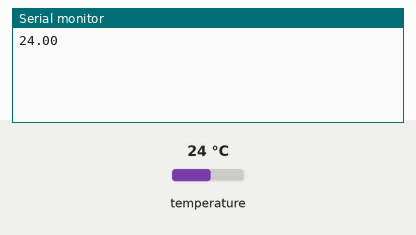
Simulated run of this sketch. Board: Arduino Uno, built with avr-gcc and run on an emulated ATmega328P. Shown: the last lines printed to the serial monitor. The inputs (shaded band) are chosen by the test bench; at power-on: temperature 24 °C. WiFi joins after 1.5 s; servers stay silent unless stated.

Above: at 3.7 s.
3.8 s: temperature set to 12 °C
At 4.4 s:
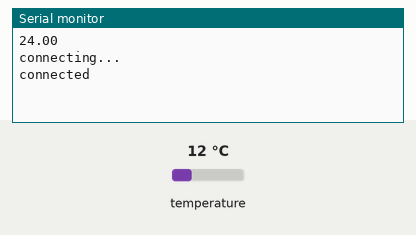
8.9 s: temperature set to 19 °C
At 10.87 s:
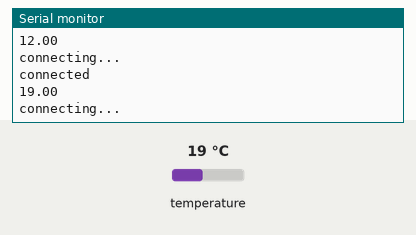
Timing chart, 0 to 12.4 s (numbered marks = the images above; inputs shaded):
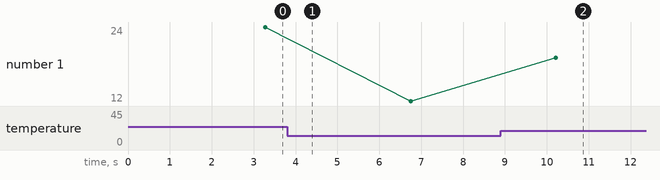

Measured:
- after the input at 8.9 s, the serial monitor: prints a new line after 1.3 s (image 2)
- plotted number 1: 24 → 12 after the input at 3.8 s, 12 → 19 after the input at 8.9 s

The sketch:

termometro_web.ino
```cpp
#include <OneWire.h> //Se importan las librerías
#include <DallasTemperature.h>
#include <SPI.h>
#include <Ethernet.h>

#define Pin 2
OneWire ourWire(Pin);
DallasTemperature sensors(&ourWire);
byte mac[] = {
  0xDE, 0xAD, 0xBE, 0xEF, 0xFE, 0xED };
char server[] = "tu domiio o la ip de tu servidor local";
IPAddress ip(192,168,0,177);
EthernetClient client;
float temperatura = 0;

void setup() {
  delay(500);
  sensors.begin();
  Serial.begin(9600);
  while (!Serial) {
    ;
  }
  if (Ethernet.begin(mac) == 0) {
    Serial.println("Failed to configure Ethernet using DHCP");
    // no point in carrying on, so do nothing forevermore:
    // try to congifure using IP address instead of DHCP:
    Ethernet.begin(mac, ip);
  }
  // give the Ethernet shield a second to initialize:
  delay(500);

}


void loop() {
  sensors.requestTemperatures(); //Prepara el sensor para la lectura
  temperatura = sensors.getTempCByIndex(0);
  Serial.println(temperatura);
  delay(500);
  Serial.println("connecting...");
  if (client.connect(server, 80)) {
    Serial.println("connected");
    client.print("GET /iot.php?valor="); // Enviamos los datos por GET
    client.print(temperatura);
    client.println(" HTTP/1.0");
    client.println("User-Agent: Arduino 1.0");
    client.println();

  }
  else {
    // kf you didn't get a connection to the server:
    Serial.println("connection failed");
  }
  client.stop();
  client.flush();
  delay(2000);
}
```
